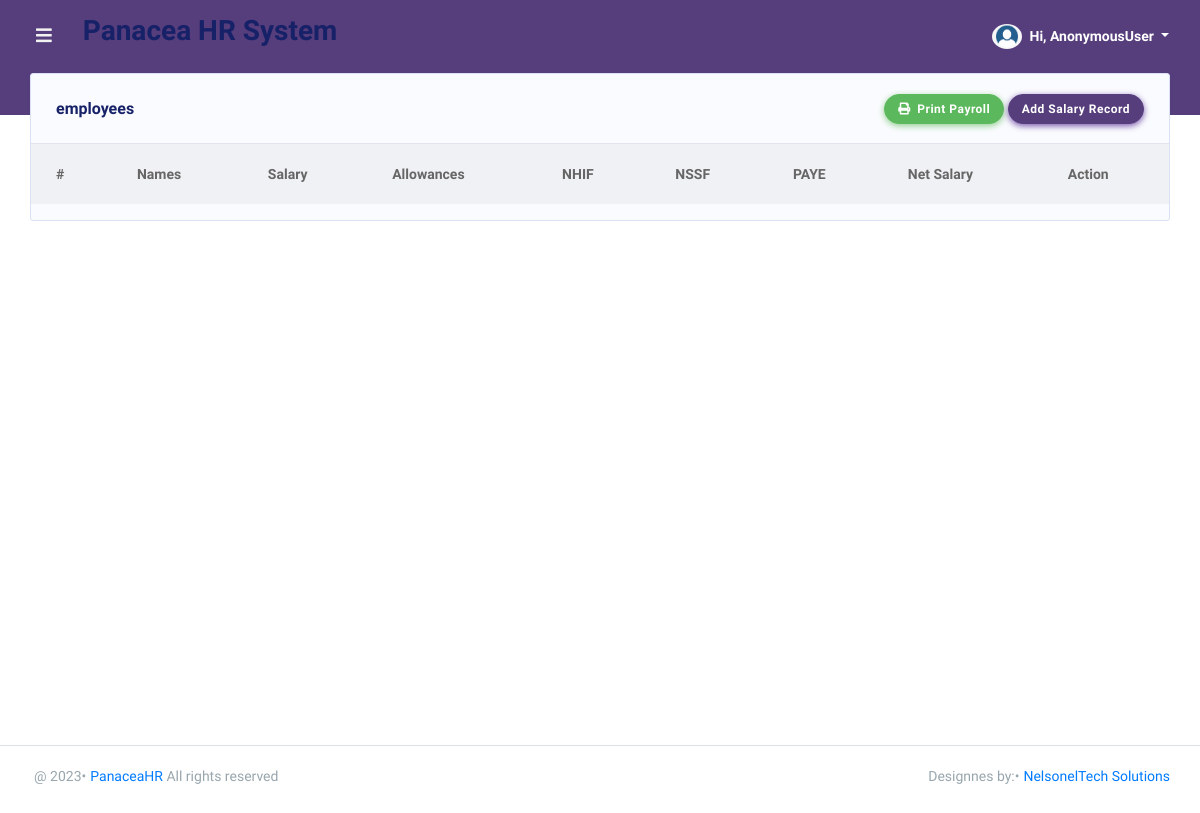
Before: /dashboard/salary/ with the older database file.
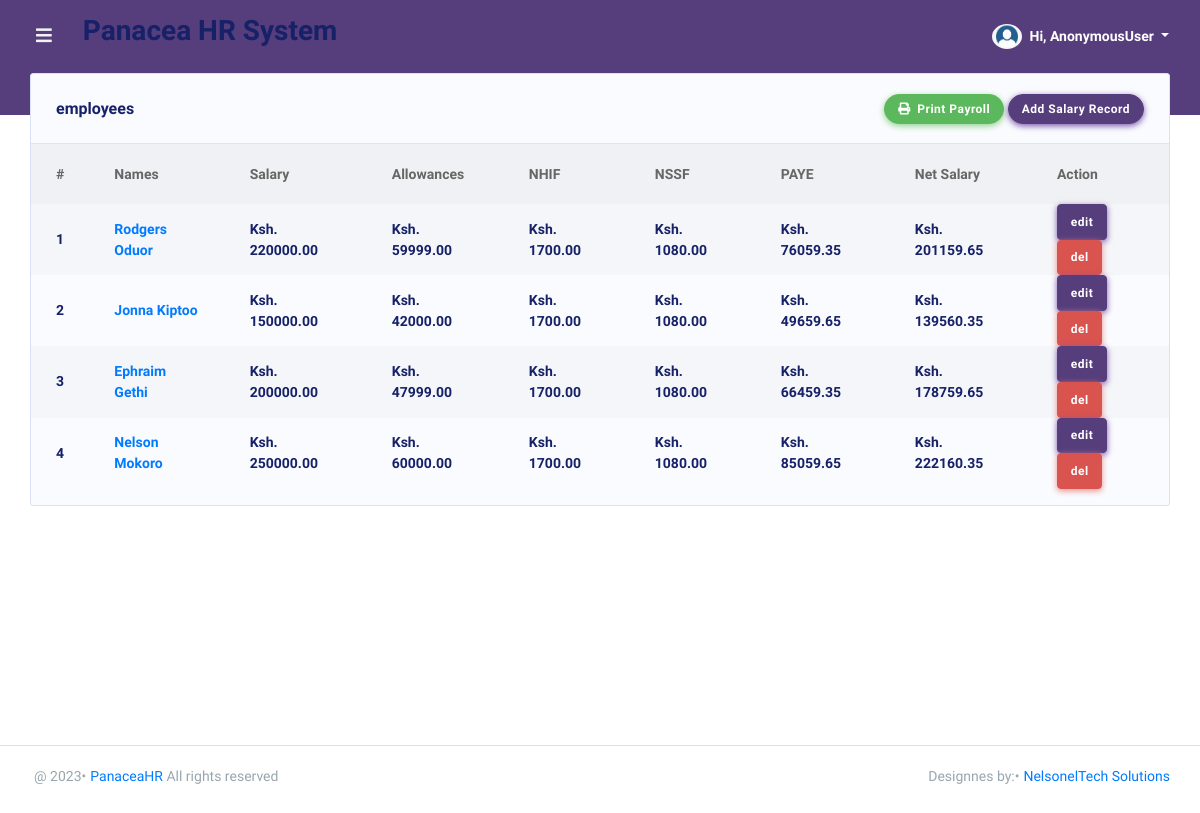
After: the same page with the newer database file.
### PanaceaApp/models.py (models this page shows, shortened)
class Sallary(models.Model):
    employee = models.ForeignKey(Employee, on_delete=models.CASCADE, null=True)
    salary = models.DecimalField(max_digits=10, decimal_places=2, default=0.00)
    allowance = models.DecimalField(max_digits=10, decimal_places=2, default=0.00)
    nhif = models.DecimalField(max_digits=10, decimal_places=2, default=0.00)
    nssf = models.DecimalField(max_digits=10, decimal_places=2, default=0.00)
    netSalary = models.DecimalField(max_digits=10, decimal_places=2, default=0.00)
    updated = models.DateTimeField(auto_now=True, null=True)
    created = models.DateTimeField(auto_now_add=True, null=True)
    class Meta:
        ordering = ['-updated', '-created']
    @property
    def total_income(self):
        return (self.salary + self.allowance)
    @property
    def nhif(self):
        if (self.salary + self.allowance) >= 0 and (self.salary + self.allowance) <= 5999:
            return(150)
        elif (self.salary + self.allowance) >= 6000 and (self.salary + self.allowance) <=7999:
            return(300)
        elif (self.salary + self.allowance) >= 8000 and (self.salary + self.allowance) <=11999:
            return(400)
        elif (self.salary + self.allowance) >= 12000 and (self.salary + self.allowance) <=14999:
            return(500)
        elif (self.salary + self.allowance) >= 15000 and (self.salary + self.allowance) <=19999:
            return(600)
        elif (self.salary + self.allowance) >= 20000 and (self.salary + self.allowance) <=24999:
            return(750)
        elif (self.salary + self.allowance) >= 25000 and (self.salary + self.allowance) <=29999:
            return(850)
        elif (self.salary + self.allowance) >= 30000 and (self.salary + self.allowance) <=34999:
            return(900)
        elif (self.salary + self.allowance) >= 35000 and (self.salary + self.allowance) <=39000:
            return(950)
        elif (self.salary + self.allowance) >= 40000 and (self.salary + self.allowance) <=44999:
            return(1000)
        elif (self.salary + self.allowance) >= 45000 and (self.salary + self.allowance) <=49000:
            return(1100)
        elif (self.salary + self.allowance) >= 50000 and (self.salary + self.allowance) <=59999:
            return(1200)
        elif (self.salary + self.allowance) >= 60000 and (self.salary + self.allowance) <=69999:
            return(1300)
        elif (self.salary + self.allowance) >= 70000 and (self.salary + self.allowance) <=79999:
            return(1400)
        elif (self.salary + self.allowance) >= 80000 and (self.salary + self.allowance) <=89999:
            return(1500)
        elif (self.salary + self.allowance) >= 90000 and (self.salary + self.allowance) <=99999:
            return(1600)
        else:
            return(1700)
    @property
    def nssf(self):
        if (self.salary + self.allowance) >= 0 and (self.salary + self.allowance) <= 6000:
            return ((self.salary + self.allowance) * (decimal.Decimal(0.06)))
        elif (self.salary + self.allowance) >= 6001 and (self.salary + self.allowance) <=18000:
            return (((self.salary + self.allowance)-6000) * (decimal.Decimal(0.06 )) + 360)
        else:
            return (1080)
    @property
    def paye(self):
        if(self.total_income - self.nssf) >= 0 and (self.total_income - self.nssf) <= 24000:
            return (((self.total_income - self.nssf)* (decimal.Decimal(0.1)))-2400)
        elif (self.total_income - self.nssf) >= 24001 and (self.total_income - self.nssf) <= 32332:
            return ((((self.total_income - self.nssf)-24000) * (decimal.Decimal(0.25 ))))
        else:
            return(((self.total_income - self.nssf)-32332) * (decimal.Decimal(0.3))+ (decimal.Decimal(2083.25)))
    @property
    def total_deductions(self):
        return (self.nhif + self.nssf)
    @property
    def netSalary(self):
        return (self.total_income)-(self.total_deductions)
    @property
    def netPaye(self):
        if self.paye <= 0:
            return(self.netSalary)
        else:
            return(self.netSalary - self.paye)

class Employee(models.Model):
    GENDER = (('male', 'MALE'), ('female', 'FEMALE'), ('other', 'OTHER'))
    fullname = models.CharField(max_length=255, blank=True, null=True)
    dateofbirth = models.DateField(blank=True, null=True)
    gender = models.CharField(choices=GENDER, max_length=10, blank=True, null=True)
    department = models.ForeignKey(Department, on_delete=models.SET_NULL, null=True)
    position = models.CharField(max_length=50, blank=True, null=True)
    email = models.EmailField(blank=True, null=True)
    idnumber = models.CharField(max_length=20, blank=True, null=True)
    telephone = models.CharField(max_length=20, blank=True, null=True)
    idphoto = models.ImageField(upload_to='static/media', blank=True, null=True)
    nssfphoto = models.ImageField(upload_to='static/media', blank=True, null=True)
    nhifphoto = models.ImageField(upload_to='static/media', blank=True, null=True)
    updated = models.DateTimeField(auto_now=True, null=True)
    created = models.DateTimeField(auto_now_add=True, null=True)
    class Meta:
        ordering = ['-updated', '-created']

### PanaceaApp/views.py (the view)
# urls.py: path('salary/', views.salary, name='salary'),
def salary(request):
    salarys = Sallary.objects.all()
    context = {'salarys': salarys}
    return render(request, 'PanaceaApp/salary.html', context)

### PanaceaApp/templates/PanaceaApp/salary.html (shortened to what this page needs)
{% extends 'main.html' %}
{% block content %}
{% load static %}
<div class="main-content">
    <section class="section">
        <div class="row row-deck">
            <div class="col-12">
                <div class="card">
                    <div class="card-header">
                        <h4>employees</h4>
                        <div class="card-header-action">
                            <button type="submit" value="click" onclick="generatePDF()"
                                class="btn btn-success btn-icon icon-left print">
                                <i class="fas fa-print"></i> Print Payroll</button>
                            <a href="{% url 'addSalary' %}" class="btn btn-primary">Add Salary Record</a>
                        </div>
                    </div>
                    <div class="card-body p-0">
                        <div class="table-responsive table-invoice">
                            <table class="table table-striped" id="table-1">
                                <thead>
                                    <tr>
                                        <th>#</th>
                                        <th>Names</th>
                                        <th>Salary</th>
                                        <th>Allowances</th>
                                        <th>NHIF</th>
                                        <th>NSSF</th>
                                        <th>PAYE</th>
                                        <th>Net Salary</th>
                                        <th>Action</th>
                                    </tr>
                                </thead>
                                <tbody>
                                    {% for salary in salarys %}
                                    <tr>
                                        <td class="font-weight-600">{{forloop.counter}}</td>
                                        <td class="font-weight-600"><a class="font-weight-600"
                                                href="{% url 'salaryDetail' salary.id %}">{{salary.employee.fullname}}</a>
                                        </td>
                                        <td class="font-weight-600">Ksh. {{salary.salary}}</td>
                                        <td class="font-weight-600">Ksh. {{salary.allowance}}</td>
                                        <td class="font-weight-600">Ksh. {{salary.nhif |floatformat:2}}</td>
                                        <td class="font-weight-600">Ksh. {{salary.nssf |floatformat:2}}</td>
                                        <td class="font-weight-600">
                                            {% if salary.paye <= 0 %}
                                            Ksh. 0.00
                                            {% else %}
                                            Ksh.
                                            {{salary.paye|floatformat:2}}
                                            {% endif %} </td>
                                        <td class="font-weight-600">Ksh. {{salary.netPaye |floatformat:2}}</td>
                                        <td>
                                            <a href="{% url 'editSalary' salary.id %}" class="btn btn-primary">edit</a>
                                            <a href="{% url 'deleteSalary' salary.id %}" class="btn btn-danger">del</a>
                                        </td>
                                    </tr>
                                    {% endfor %}
                                </tbody>
                            </table>
                        </div>
                    </div>
                </div>
            </div>
        </div>
    </section>
</div>
{% endblock %}

### templates/main.html (shortened to what this page needs)
{% load static %}
<!DOCTYPE html>
<html lang="en">
<head>
    <link rel="stylesheet" href="{% static 'assets/modules/bootstrap/css/bootstrap.min.css' %}">
    <link rel="stylesheet" href="{% static 'assets/modules/fontawesome/css/all.min.css' %}">
    <link rel="stylesheet" href="{% static 'assets/modules/jqvmap/dist/jqvmap.min.css' %}">
    <link rel="stylesheet" href="{% static 'assets/modules/summernote/summernote-bs4.css' %}">
    <link rel="stylesheet" href="{% static 'assets/modules/owlcarousel2/dist/assets/owl.carousel.min.css' %}">
    <link rel="stylesheet" href="{% static 'assets/modules/owlcarousel2/dist/assets/owl.theme.default.min.css' %}">
    <link rel="stylesheet" href="{% static 'assets/modules/fullcalendar/fullcalendar.min.css' %}">
    <link rel="stylesheet" href="{% static 'assets/modules/datatables/datatables.min.css' %}">
    <link rel="stylesheet"
        href="{% static 'assets/modules/datatables/DataTables-1.10.16/css/dataTables.bootstrap4.min.css' %}">
    <link rel="stylesheet" href="{% static 'assets/modules/datatables/Select-1.2.4/css/select.bootstrap4.min.css' %}">
    <link rel="stylesheet" href="https://use.fontawesome.com/releases/v5.8.1/css/all.css">
    <link rel="stylesheet" href="{% static 'assets/css/style.min.css' %}">
    <link rel="stylesheet" href="{% static 'assets/css/components.min.css' %}">
</head>
<body class="layout-4">
    <div id="app">
        <div class="main-wrapper main-wrapper-1">
            {% include 'header.html' %}
            {% block content %}
            {% endblock %}
            {% include 'footer.html' %}
        </div>
    </div>
    <link rel="stylesheet" type="text/css" href="https://cdn.datatables.net/v/dt/jszip-2.5.0/dt-1.10.16/b-1.5.1/b-html5-1.5.1/datatables.min.css"/>
</body>
</html>

### templates/header.html (shortened to what this page needs)
{% load static %}
<div class="navbar-bg"></div>
<nav class="navbar navbar-expand-lg main-navbar">
    <form class="form-inline mr-auto">
        <ul class="navbar-nav mr-3">
            <li><a href="#" data-toggle="sidebar" class="nav-link nav-link-lg"><i class="fas fa-bars"></i></a></li>
        </ul>
        <div class="pr-2">
            <h3>Panacea HR System</h3>
        </div>
    </form>
    <ul class="navbar-nav navbar-right">
        <li class="dropdown">
            <a href="#" data-toggle="dropdown" class="nav-link dropdown-toggle nav-link-lg nav-link-user">
                <img alt="image" src="{% static 'assets/img/user.png' %}" class="rounded-circle mr-1">
                <div class="d-sm-none d-lg-inline-block">Hi, {{user}}</div>
            </a>
        </li>
    </ul>
</nav>

### templates/footer.html
<footer class="main-footer">
     <div class="footer-left">
          <div class="bullet">@ {% now 'Y' %}</div><a href="{% url 'home' %}">PanaceaHR</a> All rights reserved
     </div>
     <div class="footer-right">
          <div class="bullet">Designnes by:</div><a href="https://nelsoneltech.co.ke">NelsonelTech Solutions</a>
     </div>
</footer>

Changed rows visible on the page:
added Sallary: employee.fullname "Rodgers Oduor", salary "220000.00", allowance "59999.00", nhif "1700.00", nssf "1080.00", paye "76059.35", netPaye "201159.65"
added Sallary: employee.fullname "Jonna Kiptoo", salary "150000.00", allowance "42000.00", nhif "1700.00", nssf "1080.00", paye "49659.65", netPaye "139560.35"
added Sallary: employee.fullname "Ephraim Gethi", salary "200000.00", allowance "47999.00", nhif "1700.00", nssf "1080.00", paye "66459.35", netPaye "178759.65"
added Sallary: employee.fullname "Nelson Mokoro", salary "250000.00", allowance "60000.00", nhif "1700.00", nssf "1080.00", paye "85059.65", netPaye "222160.35"
